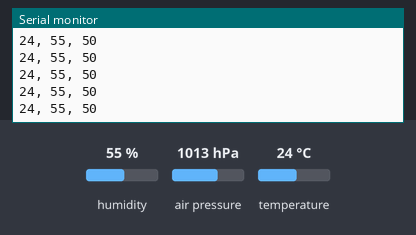
Recording of a sketch running on a simulated Arduino Uno, built with avr-gcc and run on an emulated ATmega328P. Parts: the last lines printed to the serial monitor. Inputs (shaded band) come from the test bench; at power-on: humidity 55 %, air pressure 1013 hPa, temperature 24 °C.

Above: at 1.2 s.
1.3 s: humidity set to 22 %
At 1.49 s:
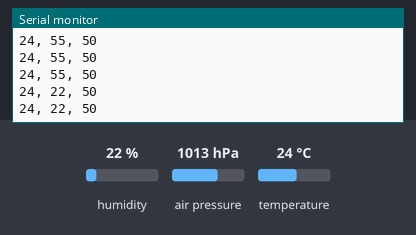
2.8 s: air pressure set to 952 hPa
At 2.87 s:
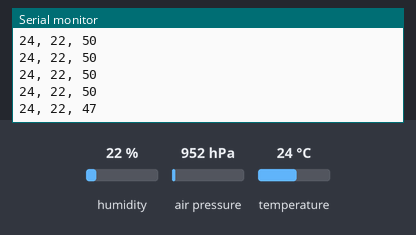
4.3 s: temperature set to 12 °C
At 4.35 s:
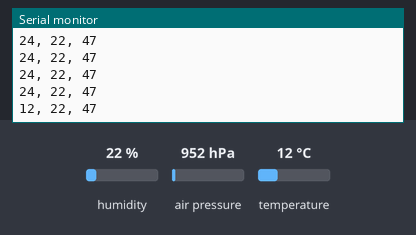
5.8 s: air pressure set to 975 hPa
At 5.83 s:
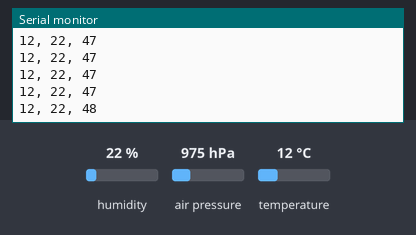
7.3 s: humidity set to 40 %
At 7.31 s:
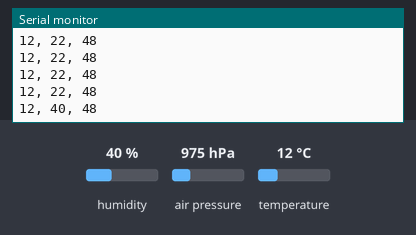
Timing chart, 0 to 9.8 s (numbered marks = the images above; inputs shaded):
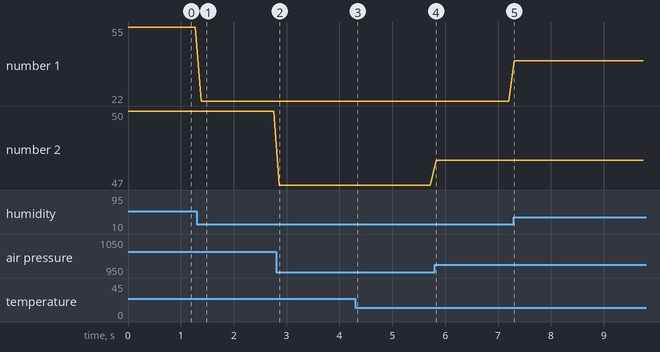

Measured:
- after the input at 1.3 s, the serial monitor: prints a new line after 0.08 s (image 1)
- after the input at 2.8 s, the serial monitor: prints a new line after 0.06 s (image 2)
- after the input at 4.3 s, the serial monitor: prints a new line after 0.05 s (image 3)
- after the input at 5.8 s, the serial monitor: prints a new line at once (image 4)
- after the input at 7.3 s, the serial monitor: prints a new line at once (image 5)
- plotted number 1: 55 → 22 after the input at 1.3 s, 22 → 40 after the input at 7.3 s
- plotted number 2: 50 → 47 after the input at 2.8 s, 47 → 48 after the input at 5.8 s

The sketch:

Nouri-Arash-Project2-Assignment1_Sketch3.ino
```cpp
// Sourced from https://github.com/IXD-Pcomp/IOandE-Fall-Semester
// Temperature & humidity code sourced from https://sensorkit.arduino.cc/sensorkit/module/lessons/lesson/08-the-temperature-sensor
// Air pressure sensor code sourced from https://sensorkit.arduino.cc/sensorkit/module/lessons/lesson/07-the-air-pressure-sensor

// Modified in October 2021 by Arash Nouri
// This sketch uses temperature, humidity, & air pressure values from the Sensorkit to modulate generated sounds & graphics in p5js

#define button 4
#include "Arduino_SensorKit.h"

float pressure;
int sensors[3];


void setup() {
  // start serial port at 9600 bps:
  Serial.begin(9600);
  Environment.begin();
  Pressure.begin();

}

void loop() {
  // this example uses sensors with a different ranges
  //use the map() method to convert the range

  //read the number from the button sensor and put the value
  //into the first index of the Array, repeat for all indexes of the Array


  // Temperature values read from sensor & inserted into array, no need for mapping as the range will typically be above 0 and under 100
  int temp = Environment.readTemperature();
  sensors[0] = temp;

  // Humidity values read from sensor & inserted into array, no need for mapping as the range is already 0-100
  int hum = Environment.readHumidity();
  sensors[1] = hum;

  // Air pressure values read from sensor & inserted into array, divided by 2000 in order to bring range down
  int pressure = Pressure.readPressure() / 2000;
  sensors[2] = pressure;


  for (int thisSensor = 0; thisSensor < 3; thisSensor++) {

    int sensorValue = sensors[thisSensor];

    // if you're on the last sensor value, end with a println()
    // otherwise, print a comma
    //The number of sensors needs to be hard coded, in this example 3 sensors are running 0,1,2

    Serial.print(sensorValue);
    if (thisSensor == 2) {
      Serial.println();
    } else {
      Serial.print(", ");
    }
  }
  delay(100);
}
```
